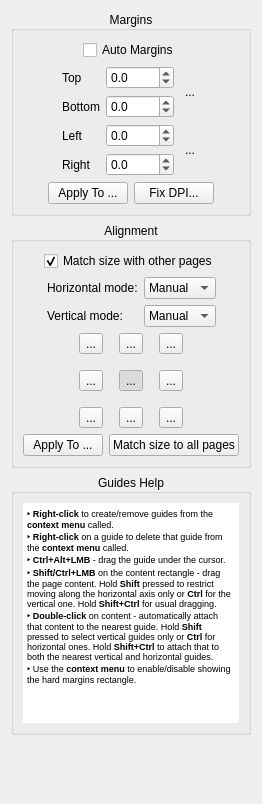
<?xml version="1.0" encoding="UTF-8"?>
<ui version="4.0">
 <class>page_layout::OptionsWidget</class>
 <widget class="QWidget" name="page_layout::OptionsWidget">
  <property name="geometry">
   <rect>
    <x>0</x>
    <y>0</y>
    <width>232</width>
    <height>804</height>
   </rect>
  </property>
  <property name="windowTitle">
   <string>Form</string>
  </property>
  <layout class="QVBoxLayout" name="verticalLayout_4">
   <item>
    <widget class="CollapsibleGroupBox" name="marginsGroup">
     <property name="title">
      <string>Margins</string>
     </property>
     <property name="alignment">
      <set>Qt::AlignCenter</set>
     </property>
     <layout class="QVBoxLayout" name="verticalLayout">
      <item>
       <layout class="QHBoxLayout" name="horizontalLayout">
        <item>
         <spacer name="horizontalSpacer_4">
          <property name="orientation">
           <enum>Qt::Horizontal</enum>
          </property>
          <property name="sizeHint" stdset="0">
           <size>
            <width>1</width>
            <height>1</height>
           </size>
          </property>
         </spacer>
        </item>
        <item>
         <widget class="QCheckBox" name="autoMargins">
          <property name="text">
           <string>Auto Margins</string>
          </property>
          <property name="checked">
           <bool>false</bool>
          </property>
         </widget>
        </item>
        <item>
         <spacer name="horizontalSpacer_2">
          <property name="orientation">
           <enum>Qt::Horizontal</enum>
          </property>
          <property name="sizeHint" stdset="0">
           <size>
            <width>1</width>
            <height>1</height>
           </size>
          </property>
         </spacer>
        </item>
       </layout>
      </item>
      <item>
       <layout class="QHBoxLayout" name="horizontalLayout_2">
        <item>
         <spacer name="horizontalSpacer_3">
          <property name="orientation">
           <enum>Qt::Horizontal</enum>
          </property>
          <property name="sizeHint" stdset="0">
           <size>
            <width>1</width>
            <height>1</height>
           </size>
          </property>
         </spacer>
        </item>
        <item>
         <layout class="QGridLayout" name="gridLayout">
          <item row="0" column="2" rowspan="2">
           <widget class="QToolButton" name="topBottomLink">
            <property name="minimumSize">
             <size>
              <width>20</width>
              <height>36</height>
             </size>
            </property>
            <property name="maximumSize">
             <size>
              <width>20</width>
              <height>36</height>
             </size>
            </property>
            <property name="styleSheet">
             <string notr="true">QToolButton:!hover {
  padding: 0;
  border: none;
  background-color: transparent;
}

QToolButton:hover {
  padding: 0;
  border: 1px solid palette(highlight);
  background-color: palette(base);
}

QToolButton:pressed {
  padding: 0;
  border: 1px solid palette(highlight);
  background-color: palette(alternative-base);
}</string>
            </property>
            <property name="text">
             <string>...</string>
            </property>
            <property name="icon">
             <iconset resource="../../../resources/resources.qrc">
              <normaloff>:/icons/stock-vchain.svg</normaloff>:/icons/stock-vchain.svg</iconset>
            </property>
            <property name="iconSize">
             <size>
              <width>18</width>
              <height>24</height>
             </size>
            </property>
           </widget>
          </item>
          <item row="0" column="0">
           <widget class="QLabel" name="label">
            <property name="text">
             <string>Top</string>
            </property>
           </widget>
          </item>
          <item row="3" column="0">
           <widget class="QLabel" name="label_4">
            <property name="text">
             <string>Right</string>
            </property>
           </widget>
          </item>
          <item row="2" column="0">
           <widget class="QLabel" name="label_3">
            <property name="text">
             <string>Left</string>
            </property>
           </widget>
          </item>
          <item row="2" column="2" rowspan="2">
           <widget class="QToolButton" name="leftRightLink">
            <property name="minimumSize">
             <size>
              <width>20</width>
              <height>36</height>
             </size>
            </property>
            <property name="maximumSize">
             <size>
              <width>20</width>
              <height>36</height>
             </size>
            </property>
            <property name="styleSheet">
             <string notr="true">QToolButton:!hover {
  padding: 0;
  border: none;
  background-color: transparent;
}

QToolButton:hover {
  padding: 0;
  border: 1px solid palette(highlight);
  background-color: palette(base);
}

QToolButton:pressed {
  padding: 0;
  border: 1px solid palette(highlight);
  background-color: palette(alternative-base);
}</string>
            </property>
            <property name="text">
             <string>...</string>
            </property>
            <property name="icon">
             <iconset resource="../../../resources/resources.qrc">
              <normaloff>:/icons/stock-vchain.svg</normaloff>:/icons/stock-vchain.svg</iconset>
            </property>
            <property name="iconSize">
             <size>
              <width>18</width>
              <height>24</height>
             </size>
            </property>
            <property name="checked">
             <bool>false</bool>
            </property>
           </widget>
          </item>
          <item row="0" column="1">
           <widget class="QDoubleSpinBox" name="topMarginSpinBox">
            <property name="decimals">
             <number>1</number>
            </property>
            <property name="minimum">
             <double>-9999.000000000000000</double>
            </property>
            <property name="maximum">
             <double>9999.000000000000000</double>
            </property>
           </widget>
          </item>
          <item row="1" column="1">
           <widget class="QDoubleSpinBox" name="bottomMarginSpinBox">
            <property name="decimals">
             <number>1</number>
            </property>
            <property name="minimum">
             <double>-9999.000000000000000</double>
            </property>
            <property name="maximum">
             <double>9999.000000000000000</double>
            </property>
           </widget>
          </item>
          <item row="2" column="1">
           <widget class="QDoubleSpinBox" name="leftMarginSpinBox">
            <property name="decimals">
             <number>1</number>
            </property>
            <property name="minimum">
             <double>-9999.000000000000000</double>
            </property>
            <property name="maximum">
             <double>9999.000000000000000</double>
            </property>
           </widget>
          </item>
          <item row="1" column="0">
           <widget class="QLabel" name="label_2">
            <property name="text">
             <string>Bottom</string>
            </property>
           </widget>
          </item>
          <item row="3" column="1">
           <widget class="QDoubleSpinBox" name="rightMarginSpinBox">
            <property name="decimals">
             <number>1</number>
            </property>
            <property name="minimum">
             <double>-9999.000000000000000</double>
            </property>
            <property name="maximum">
             <double>9999.000000000000000</double>
            </property>
           </widget>
          </item>
         </layout>
        </item>
        <item>
         <spacer name="horizontalSpacer">
          <property name="orientation">
           <enum>Qt::Horizontal</enum>
          </property>
          <property name="sizeHint" stdset="0">
           <size>
            <width>1</width>
            <height>1</height>
           </size>
          </property>
         </spacer>
        </item>
       </layout>
      </item>
      <item>
       <layout class="QHBoxLayout" name="horizontalLayout_5">
        <item>
         <spacer name="horizontalSpacer_9">
          <property name="orientation">
           <enum>Qt::Horizontal</enum>
          </property>
          <property name="sizeHint" stdset="0">
           <size>
            <width>1</width>
            <height>1</height>
           </size>
          </property>
         </spacer>
        </item>
        <item>
         <widget class="QPushButton" name="applyMarginsBtn">
          <property name="text">
           <string>Apply To ...</string>
          </property>
         </widget>
        </item>
        <item>
         <widget class="QPushButton" name="fixDpiBtn">
          <property name="text">
           <string>Fix DPI...</string>
          </property>
         </widget>
        </item>
        <item>
         <spacer name="horizontalSpacer_10">
          <property name="orientation">
           <enum>Qt::Horizontal</enum>
          </property>
          <property name="sizeHint" stdset="0">
           <size>
            <width>1</width>
            <height>1</height>
           </size>
          </property>
         </spacer>
        </item>
       </layout>
      </item>
     </layout>
    </widget>
   </item>
   <item>
    <widget class="CollapsibleGroupBox" name="alignmentGroup">
     <property name="title">
      <string>Alignment</string>
     </property>
     <property name="alignment">
      <set>Qt::AlignCenter</set>
     </property>
     <layout class="QVBoxLayout" name="verticalLayout_2">
      <property name="topMargin">
       <number>9</number>
      </property>
      <property name="rightMargin">
       <number>9</number>
      </property>
      <item>
       <layout class="QHBoxLayout" name="horizontalLayout_7">
        <item>
         <spacer name="horizontalSpacer_7">
          <property name="orientation">
           <enum>Qt::Horizontal</enum>
          </property>
          <property name="sizeHint" stdset="0">
           <size>
            <width>1</width>
            <height>1</height>
           </size>
          </property>
         </spacer>
        </item>
        <item>
         <widget class="QCheckBox" name="alignWithOthersCB">
          <property name="text">
           <string>Match size with other pages</string>
          </property>
          <property name="checked">
           <bool>true</bool>
          </property>
         </widget>
        </item>
        <item>
         <spacer name="horizontalSpacer_8">
          <property name="orientation">
           <enum>Qt::Horizontal</enum>
          </property>
          <property name="sizeHint" stdset="0">
           <size>
            <width>1</width>
            <height>1</height>
           </size>
          </property>
         </spacer>
        </item>
       </layout>
      </item>
      <item>
       <layout class="QHBoxLayout" name="horizontalLayout_9">
        <item>
         <spacer name="horizontalSpacer_17">
          <property name="orientation">
           <enum>Qt::Horizontal</enum>
          </property>
          <property name="sizeHint" stdset="0">
           <size>
            <width>1</width>
            <height>1</height>
           </size>
          </property>
         </spacer>
        </item>
        <item>
         <layout class="QGridLayout" name="gridLayout_3">
          <item row="0" column="0">
           <widget class="QLabel" name="hAlignmentModeLabel">
            <property name="text">
             <string>Horizontal mode:</string>
            </property>
           </widget>
          </item>
          <item row="1" column="0">
           <widget class="QLabel" name="vAlignmentModeLabel">
            <property name="text">
             <string>Vertical mode:</string>
            </property>
           </widget>
          </item>
          <item row="0" column="1">
           <widget class="QComboBox" name="hAlignmentModeCB">
            <property name="currentIndex">
             <number>1</number>
            </property>
            <item>
             <property name="text">
              <string comment="auto">Auto</string>
             </property>
            </item>
            <item>
             <property name="text">
              <string comment="manual">Manual</string>
             </property>
            </item>
            <item>
             <property name="text">
              <string comment="original">Original</string>
             </property>
            </item>
           </widget>
          </item>
          <item row="1" column="1">
           <widget class="QComboBox" name="vAlignmentModeCB">
            <property name="currentIndex">
             <number>1</number>
            </property>
            <item>
             <property name="text">
              <string comment="auto">Auto</string>
             </property>
            </item>
            <item>
             <property name="text">
              <string comment="manual">Manual</string>
             </property>
            </item>
            <item>
             <property name="text">
              <string comment="original">Original</string>
             </property>
            </item>
           </widget>
          </item>
         </layout>
        </item>
        <item>
         <spacer name="horizontalSpacer_18">
          <property name="orientation">
           <enum>Qt::Horizontal</enum>
          </property>
          <property name="sizeHint" stdset="0">
           <size>
            <width>1</width>
            <height>1</height>
           </size>
          </property>
         </spacer>
        </item>
       </layout>
      </item>
      <item>
       <layout class="QHBoxLayout" name="horizontalLayout_4">
        <item>
         <spacer name="horizontalSpacer_6">
          <property name="orientation">
           <enum>Qt::Horizontal</enum>
          </property>
          <property name="sizeHint" stdset="0">
           <size>
            <width>1</width>
            <height>1</height>
           </size>
          </property>
         </spacer>
        </item>
        <item>
         <layout class="QGridLayout" name="gridLayout_2">
          <property name="spacing">
           <number>16</number>
          </property>
          <item row="0" column="0">
           <widget class="QToolButton" name="alignTopLeftBtn">
            <property name="text">
             <string>...</string>
            </property>
            <property name="icon">
             <iconset resource="../../../resources/resources.qrc">
              <normaloff>:/icons/stock-gravity-north-west.svg</normaloff>:/icons/stock-gravity-north-west.svg</iconset>
            </property>
            <property name="iconSize">
             <size>
              <width>24</width>
              <height>24</height>
             </size>
            </property>
            <property name="checkable">
             <bool>true</bool>
            </property>
            <property name="autoExclusive">
             <bool>true</bool>
            </property>
           </widget>
          </item>
          <item row="0" column="1">
           <widget class="QToolButton" name="alignTopBtn">
            <property name="text">
             <string>...</string>
            </property>
            <property name="icon">
             <iconset resource="../../../resources/resources.qrc">
              <normaloff>:/icons/stock-gravity-north.svg</normaloff>:/icons/stock-gravity-north.svg</iconset>
            </property>
            <property name="iconSize">
             <size>
              <width>24</width>
              <height>24</height>
             </size>
            </property>
            <property name="checkable">
             <bool>true</bool>
            </property>
            <property name="autoExclusive">
             <bool>true</bool>
            </property>
           </widget>
          </item>
          <item row="0" column="2">
           <widget class="QToolButton" name="alignTopRightBtn">
            <property name="text">
             <string>...</string>
            </property>
            <property name="icon">
             <iconset resource="../../../resources/resources.qrc">
              <normaloff>:/icons/stock-gravity-north-east.svg</normaloff>:/icons/stock-gravity-north-east.svg</iconset>
            </property>
            <property name="iconSize">
             <size>
              <width>24</width>
              <height>24</height>
             </size>
            </property>
            <property name="checkable">
             <bool>true</bool>
            </property>
            <property name="autoExclusive">
             <bool>true</bool>
            </property>
           </widget>
          </item>
          <item row="1" column="0">
           <widget class="QToolButton" name="alignLeftBtn">
            <property name="text">
             <string>...</string>
            </property>
            <property name="icon">
             <iconset resource="../../../resources/resources.qrc">
              <normaloff>:/icons/stock-gravity-west.svg</normaloff>:/icons/stock-gravity-west.svg</iconset>
            </property>
            <property name="iconSize">
             <size>
              <width>24</width>
              <height>24</height>
             </size>
            </property>
            <property name="checkable">
             <bool>true</bool>
            </property>
            <property name="autoExclusive">
             <bool>true</bool>
            </property>
           </widget>
          </item>
          <item row="1" column="1">
           <widget class="QToolButton" name="alignCenterBtn">
            <property name="text">
             <string>...</string>
            </property>
            <property name="icon">
             <iconset resource="../../../resources/resources.qrc">
              <normaloff>:/icons/stock-center.svg</normaloff>:/icons/stock-center.svg</iconset>
            </property>
            <property name="iconSize">
             <size>
              <width>24</width>
              <height>24</height>
             </size>
            </property>
            <property name="checkable">
             <bool>true</bool>
            </property>
            <property name="checked">
             <bool>true</bool>
            </property>
            <property name="autoExclusive">
             <bool>true</bool>
            </property>
           </widget>
          </item>
          <item row="1" column="2">
           <widget class="QToolButton" name="alignRightBtn">
            <property name="text">
             <string>...</string>
            </property>
            <property name="icon">
             <iconset resource="../../../resources/resources.qrc">
              <normaloff>:/icons/stock-gravity-east.svg</normaloff>:/icons/stock-gravity-east.svg</iconset>
            </property>
            <property name="iconSize">
             <size>
              <width>24</width>
              <height>24</height>
             </size>
            </property>
            <property name="checkable">
             <bool>true</bool>
            </property>
            <property name="autoExclusive">
             <bool>true</bool>
            </property>
           </widget>
          </item>
          <item row="2" column="0">
           <widget class="QToolButton" name="alignBottomLeftBtn">
            <property name="text">
             <string>...</string>
            </property>
            <property name="icon">
             <iconset resource="../../../resources/resources.qrc">
              <normaloff>:/icons/stock-gravity-south-west.svg</normaloff>:/icons/stock-gravity-south-west.svg</iconset>
            </property>
            <property name="iconSize">
             <size>
              <width>24</width>
              <height>24</height>
             </size>
            </property>
            <property name="checkable">
             <bool>true</bool>
            </property>
            <property name="autoExclusive">
             <bool>true</bool>
            </property>
           </widget>
          </item>
          <item row="2" column="1">
           <widget class="QToolButton" name="alignBottomBtn">
            <property name="text">
             <string>...</string>
            </property>
            <property name="icon">
             <iconset resource="../../../resources/resources.qrc">
              <normaloff>:/icons/stock-gravity-south.svg</normaloff>:/icons/stock-gravity-south.svg</iconset>
            </property>
            <property name="iconSize">
             <size>
              <width>24</width>
              <height>24</height>
             </size>
            </property>
            <property name="checkable">
             <bool>true</bool>
            </property>
            <property name="autoExclusive">
             <bool>true</bool>
            </property>
           </widget>
          </item>
          <item row="2" column="2">
           <widget class="QToolButton" name="alignBottomRightBtn">
            <property name="text">
             <string>...</string>
            </property>
            <property name="icon">
             <iconset resource="../../../resources/resources.qrc">
              <normaloff>:/icons/stock-gravity-south-east.svg</normaloff>:/icons/stock-gravity-south-east.svg</iconset>
            </property>
            <property name="iconSize">
             <size>
              <width>24</width>
              <height>24</height>
             </size>
            </property>
            <property name="checkable">
             <bool>true</bool>
            </property>
            <property name="autoExclusive">
             <bool>true</bool>
            </property>
           </widget>
          </item>
         </layout>
        </item>
        <item>
         <spacer name="horizontalSpacer_5">
          <property name="orientation">
           <enum>Qt::Horizontal</enum>
          </property>
          <property name="sizeHint" stdset="0">
           <size>
            <width>1</width>
            <height>1</height>
           </size>
          </property>
         </spacer>
        </item>
       </layout>
      </item>
      <item>
       <layout class="QHBoxLayout" name="horizontalLayout_6">
        <item>
         <spacer name="horizontalSpacer_11">
          <property name="orientation">
           <enum>Qt::Horizontal</enum>
          </property>
          <property name="sizeHint" stdset="0">
           <size>
            <width>1</width>
            <height>1</height>
           </size>
          </property>
         </spacer>
        </item>
        <item>
         <widget class="QPushButton" name="applyAlignmentBtn">
          <property name="text">
           <string>Apply To ...</string>
          </property>
         </widget>
        </item>
        <item>
         <widget class="QPushButton" name="matchSizeToAllBtn">
          <property name="text">
           <string>Match size to all pages</string>
          </property>
          <property name="toolTip">
           <string>Apply &quot;Match size with other pages&quot; to every page so they all share the same output size.</string>
          </property>
         </widget>
        </item>
        <item>
         <spacer name="horizontalSpacer_12">
          <property name="orientation">
           <enum>Qt::Horizontal</enum>
          </property>
          <property name="sizeHint" stdset="0">
           <size>
            <width>1</width>
            <height>1</height>
           </size>
          </property>
         </spacer>
        </item>
       </layout>
      </item>
     </layout>
    </widget>
   </item>
   <item>
    <widget class="CollapsibleGroupBox" name="groupBox">
     <property name="sizePolicy">
      <sizepolicy hsizetype="Preferred" vsizetype="Preferred">
       <horstretch>0</horstretch>
       <verstretch>0</verstretch>
      </sizepolicy>
     </property>
     <property name="title">
      <string>Guides Help</string>
     </property>
     <property name="alignment">
      <set>Qt::AlignCenter</set>
     </property>
     <layout class="QVBoxLayout" name="verticalLayout_6">
      <property name="sizeConstraint">
       <enum>QLayout::SetDefaultConstraint</enum>
      </property>
      <item>
       <widget class="QTextBrowser" name="textBrowser">
        <property name="sizePolicy">
         <sizepolicy hsizetype="Expanding" vsizetype="Expanding">
          <horstretch>0</horstretch>
          <verstretch>0</verstretch>
         </sizepolicy>
        </property>
        <property name="minimumSize">
         <size>
          <width>0</width>
          <height>220</height>
         </size>
        </property>
        <property name="baseSize">
         <size>
          <width>0</width>
          <height>0</height>
         </size>
        </property>
        <property name="acceptDrops">
         <bool>false</bool>
        </property>
        <property name="toolTip">
         <string/>
        </property>
        <property name="toolTipDuration">
         <number>-1</number>
        </property>
        <property name="statusTip">
         <string/>
        </property>
        <property name="autoFillBackground">
         <bool>false</bool>
        </property>
        <property name="frameShape">
         <enum>QFrame::NoFrame</enum>
        </property>
        <property name="frameShadow">
         <enum>QFrame::Plain</enum>
        </property>
        <property name="verticalScrollBarPolicy">
         <enum>Qt::ScrollBarAlwaysOff</enum>
        </property>
        <property name="horizontalScrollBarPolicy">
         <enum>Qt::ScrollBarAlwaysOff</enum>
        </property>
        <property name="sizeAdjustPolicy">
         <enum>QAbstractScrollArea::AdjustToContentsOnFirstShow</enum>
        </property>
        <property name="autoFormatting">
         <set>QTextEdit::AutoNone</set>
        </property>
        <property name="lineWrapMode">
         <enum>QTextEdit::WidgetWidth</enum>
        </property>
        <property name="readOnly">
         <bool>true</bool>
        </property>
        <property name="html">
         <string>&lt;!DOCTYPE HTML PUBLIC &quot;-//W3C//DTD HTML 4.0//EN&quot; &quot;http://www.w3.org/TR/REC-html40/strict.dtd&quot;&gt;
&lt;html&gt;&lt;head&gt;&lt;meta name=&quot;qrichtext&quot; content=&quot;1&quot; /&gt;&lt;style type=&quot;text/css&quot;&gt;
p, li { white-space: pre-wrap; }
&lt;/style&gt;&lt;/head&gt;&lt;body style=&quot; font-family:'MS Shell Dlg 2'; font-size:8.25pt; font-weight:400; font-style:normal;&quot;&gt;
&lt;p style=&quot; margin-top:0px; margin-bottom:0px; margin-left:0px; margin-right:0px; -qt-block-indent:0; text-indent:0px;&quot;&gt;&lt;span style=&quot; font-size:7pt; font-weight:600;&quot;&gt;‣ Right-click&lt;/span&gt;&lt;span style=&quot; font-size:7pt;&quot;&gt; to create/remove guides from the &lt;/span&gt;&lt;span style=&quot; font-size:7pt; font-weight:600;&quot;&gt;context menu&lt;/span&gt;&lt;span style=&quot; font-size:7pt;&quot;&gt; called.&lt;/span&gt;&lt;/p&gt;
&lt;p style=&quot; margin-top:0px; margin-bottom:0px; margin-left:0px; margin-right:0px; -qt-block-indent:0; text-indent:0px;&quot;&gt;&lt;span style=&quot; font-size:7pt; font-weight:600;&quot;&gt;‣ Right-click&lt;/span&gt;&lt;span style=&quot; font-size:7pt;&quot;&gt; on a guide to delete that guide from the &lt;/span&gt;&lt;span style=&quot; font-size:7pt; font-weight:600;&quot;&gt;context menu&lt;/span&gt;&lt;span style=&quot; font-size:7pt;&quot;&gt; called.&lt;/span&gt;&lt;/p&gt;
&lt;p style=&quot; margin-top:0px; margin-bottom:0px; margin-left:0px; margin-right:0px; -qt-block-indent:0; text-indent:0px;&quot;&gt;&lt;span style=&quot; font-size:7pt; font-weight:600;&quot;&gt;‣ Ctrl+Alt+LMB&lt;/span&gt;&lt;span style=&quot; font-size:7pt;&quot;&gt; - drag the guide under the cursor.&lt;/span&gt;&lt;/p&gt;
&lt;p style=&quot; margin-top:0px; margin-bottom:0px; margin-left:0px; margin-right:0px; -qt-block-indent:0; text-indent:0px;&quot;&gt;&lt;span style=&quot; font-size:7pt; font-weight:600;&quot;&gt;‣ Shift/Ctrl+LMB&lt;/span&gt;&lt;span style=&quot; font-size:7pt;&quot;&gt; on the content rectangle - drag the page content. Hold &lt;/span&gt;&lt;span style=&quot; font-size:7pt; font-weight:600;&quot;&gt;Shift&lt;/span&gt;&lt;span style=&quot; font-size:7pt;&quot;&gt; pressed to restrict moving along the horizontal axis only or &lt;/span&gt;&lt;span style=&quot; font-size:7pt; font-weight:600;&quot;&gt;Ctrl&lt;/span&gt;&lt;span style=&quot; font-size:7pt;&quot;&gt; for the vertical one. Hold &lt;/span&gt;&lt;span style=&quot; font-size:7pt; font-weight:600;&quot;&gt;Shift+Ctrl&lt;/span&gt;&lt;span style=&quot; font-size:7pt;&quot;&gt; for usual dragging.&lt;/span&gt;&lt;/p&gt;
&lt;p style=&quot; margin-top:0px; margin-bottom:0px; margin-left:0px; margin-right:0px; -qt-block-indent:0; text-indent:0px;&quot;&gt;&lt;span style=&quot; font-size:7pt; font-weight:600;&quot;&gt;‣ Double-click&lt;/span&gt;&lt;span style=&quot; font-size:7pt;&quot;&gt; on content - automatically attach that content to the nearest guide. Hold &lt;/span&gt;&lt;span style=&quot; font-size:7pt; font-weight:600;&quot;&gt;Shift&lt;/span&gt;&lt;span style=&quot; font-size:7pt;&quot;&gt; pressed to select vertical guides only or &lt;/span&gt;&lt;span style=&quot; font-size:7pt; font-weight:600;&quot;&gt;Ctrl&lt;/span&gt;&lt;span style=&quot; font-size:7pt;&quot;&gt; for horizontal ones. Hold &lt;/span&gt;&lt;span style=&quot; font-size:7pt; font-weight:600;&quot;&gt;Shift+Ctrl&lt;/span&gt;&lt;span style=&quot; font-size:7pt;&quot;&gt; to attach that to both the nearest vertical and horizontal guides.&lt;/span&gt;&lt;/p&gt;
&lt;p style=&quot; margin-top:0px; margin-bottom:0px; margin-left:0px; margin-right:0px; -qt-block-indent:0; text-indent:0px;&quot;&gt;&lt;span style=&quot; font-size:7pt; font-weight:600;&quot;&gt;‣&lt;/span&gt;&lt;span style=&quot; font-size:7pt;&quot;&gt; Use the &lt;/span&gt;&lt;span style=&quot; font-size:7pt; font-weight:600;&quot;&gt;context menu&lt;/span&gt;&lt;span style=&quot; font-size:7pt;&quot;&gt; to enable/disable showing the hard margins rectangle.&lt;/span&gt;&lt;/p&gt;&lt;/body&gt;&lt;/html&gt;</string>
        </property>
        <property name="textInteractionFlags">
         <set>Qt::TextSelectableByKeyboard|Qt::TextSelectableByMouse</set>
        </property>
       </widget>
      </item>
     </layout>
    </widget>
   </item>
   <item>
    <spacer name="verticalSpacer">
     <property name="orientation">
      <enum>Qt::Vertical</enum>
     </property>
     <property name="sizeHint" stdset="0">
      <size>
       <width>188</width>
       <height>11</height>
      </size>
     </property>
    </spacer>
   </item>
  </layout>
 </widget>
 <customwidgets>
  <customwidget>
   <class>CollapsibleGroupBox</class>
   <extends>QGroupBox</extends>
   <header location="global">CollapsibleGroupBox.h</header>
   <container>1</container>
  </customwidget>
 </customwidgets>
 <resources>
  <include location="../../../resources/resources.qrc"/>
 </resources>
 <connections/>
</ui>
